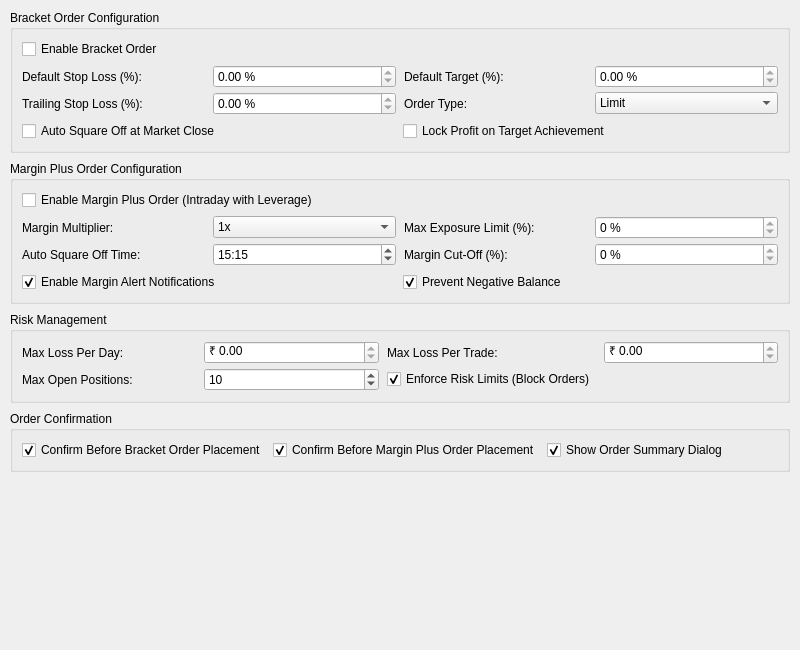
<?xml version="1.0" encoding="UTF-8"?>
<ui version="4.0">
 <class>PreferencesMarginPlusOrderTab</class>
 <widget class="QWidget" name="PreferencesMarginPlusOrderTab">
  <property name="geometry">
   <rect><x>0</x><y>0</y><width>800</width><height>650</height></rect>
  </property>
  <property name="windowTitle">
   <string>Bracket / Margin Plus Order</string>
  </property>
  <layout class="QVBoxLayout" name="verticalLayout_main">
   <property name="spacing"><number>8</number></property>
   <property name="leftMargin"><number>10</number></property>
   <property name="topMargin"><number>10</number></property>
   <property name="rightMargin"><number>10</number></property>
   <property name="bottomMargin"><number>10</number></property>
   
   <!-- Bracket Order Configuration -->
   <item>
    <widget class="QGroupBox" name="groupBox_bracketOrder">
     <property name="title"><string>Bracket Order Configuration</string></property>
     <layout class="QVBoxLayout" name="verticalLayout_bracketOrder">
      <property name="spacing"><number>6</number></property>
      
      <item>
       <widget class="QCheckBox" name="checkBox_enableBracketOrder">
        <property name="text"><string>Enable Bracket Order</string></property>
       </widget>
      </item>
      
      <item>
       <layout class="QGridLayout" name="gridLayout_bracketSettings">
        <property name="horizontalSpacing"><number>8</number></property>
        <property name="verticalSpacing"><number>4</number></property>
        
        <item row="0" column="0">
         <widget class="QLabel" name="label_defaultStopLoss">
          <property name="text"><string>Default Stop Loss (%):</string></property>
         </widget>
        </item>
        <item row="0" column="1">
         <widget class="QDoubleSpinBox" name="doubleSpinBox_defaultStopLoss">
          <property name="maximumWidth"><number>100</number></property>
          <property name="suffix"><string> %</string></property>
          <property name="decimals"><number>2</number></property>
          <property name="maximum"><number>100.000000000000000</number></property>
          <property name="singleStep"><number>0.500000000000000</number></property>
          <property name="value"><number>2.000000000000000</number></property>
         </widget>
        </item>
        
        <item row="0" column="2">
         <widget class="QLabel" name="label_defaultTarget">
          <property name="text"><string>Default Target (%):</string></property>
         </widget>
        </item>
        <item row="0" column="3">
         <widget class="QDoubleSpinBox" name="doubleSpinBox_defaultTarget">
          <property name="maximumWidth"><number>100</number></property>
          <property name="suffix"><string> %</string></property>
          <property name="decimals"><number>2</number></property>
          <property name="maximum"><number>100.000000000000000</number></property>
          <property name="singleStep"><number>0.500000000000000</number></property>
          <property name="value"><number>3.000000000000000</number></property>
         </widget>
        </item>
        
        <item row="1" column="0">
         <widget class="QLabel" name="label_trailingStopLoss">
          <property name="text"><string>Trailing Stop Loss (%):</string></property>
         </widget>
        </item>
        <item row="1" column="1">
         <widget class="QDoubleSpinBox" name="doubleSpinBox_trailingStopLoss">
          <property name="maximumWidth"><number>100</number></property>
          <property name="suffix"><string> %</string></property>
          <property name="decimals"><number>2</number></property>
          <property name="maximum"><number>100.000000000000000</number></property>
          <property name="singleStep"><number>0.100000000000000</number></property>
          <property name="value"><number>0.500000000000000</number></property>
         </widget>
        </item>
        
        <item row="1" column="2">
         <widget class="QLabel" name="label_bracketOrderType">
          <property name="text"><string>Order Type:</string></property>
         </widget>
        </item>
        <item row="1" column="3">
         <widget class="QComboBox" name="comboBox_bracketOrderType">
          <property name="maximumWidth"><number>120</number></property>
          <item><property name="text"><string>Limit</string></property></item>
          <item><property name="text"><string>Market</string></property></item>
          <item><property name="text"><string>Stop Loss</string></property></item>
         </widget>
        </item>
       </layout>
      </item>
      
      <item>
       <layout class="QHBoxLayout" name="horizontalLayout_bracketOptions">
        <item>
         <widget class="QCheckBox" name="checkBox_autoSquareOff">
          <property name="text"><string>Auto Square Off at Market Close</string></property>
         </widget>
        </item>
        <item>
         <widget class="QCheckBox" name="checkBox_lockProfitOnTarget">
          <property name="text"><string>Lock Profit on Target Achievement</string></property>
         </widget>
        </item>
       </layout>
      </item>
     </layout>
    </widget>
   </item>
   
   <!-- Margin Plus Order Configuration -->
   <item>
    <widget class="QGroupBox" name="groupBox_marginPlusOrder">
     <property name="title"><string>Margin Plus Order Configuration</string></property>
     <layout class="QVBoxLayout" name="verticalLayout_marginPlus">
      <property name="spacing"><number>6</number></property>
      
      <item>
       <widget class="QCheckBox" name="checkBox_enableMarginPlus">
        <property name="text"><string>Enable Margin Plus Order (Intraday with Leverage)</string></property>
       </widget>
      </item>
      
      <item>
       <layout class="QGridLayout" name="gridLayout_marginSettings">
        <property name="horizontalSpacing"><number>8</number></property>
        <property name="verticalSpacing"><number>4</number></property>
        
        <item row="0" column="0">
         <widget class="QLabel" name="label_marginMultiplier">
          <property name="text"><string>Margin Multiplier:</string></property>
         </widget>
        </item>
        <item row="0" column="1">
         <widget class="QComboBox" name="comboBox_marginMultiplier">
          <property name="maximumWidth"><number>100</number></property>
          <item><property name="text"><string>1x</string></property></item>
          <item><property name="text"><string>2x</string></property></item>
          <item><property name="text"><string>3x</string></property></item>
          <item><property name="text"><string>4x</string></property></item>
          <item><property name="text"><string>5x</string></property></item>
         </widget>
        </item>
        
        <item row="0" column="2">
         <widget class="QLabel" name="label_maxExposure">
          <property name="text"><string>Max Exposure Limit (%):</string></property>
         </widget>
        </item>
        <item row="0" column="3">
         <widget class="QDoubleSpinBox" name="doubleSpinBox_maxExposure">
          <property name="maximumWidth"><number>100</number></property>
          <property name="suffix"><string> %</string></property>
          <property name="decimals"><number>0</number></property>
          <property name="minimum"><number>10.000000000000000</number></property>
          <property name="maximum"><number>100.000000000000000</number></property>
          <property name="singleStep"><number>5.000000000000000</number></property>
          <property name="value"><number>80.000000000000000</number></property>
         </widget>
        </item>
        
        <item row="1" column="0">
         <widget class="QLabel" name="label_autoSquareOffTime">
          <property name="text"><string>Auto Square Off Time:</string></property>
         </widget>
        </item>
        <item row="1" column="1">
         <widget class="QTimeEdit" name="timeEdit_autoSquareOff">
          <property name="maximumWidth"><number>100</number></property>
          <property name="displayFormat"><string>HH:mm</string></property>
          <property name="time"><time><hour>15</hour><minute>15</minute><second>0</second></time></property>
         </widget>
        </item>
        
        <item row="1" column="2">
         <widget class="QLabel" name="label_marginCutOff">
          <property name="text"><string>Margin Cut-Off (%):</string></property>
         </widget>
        </item>
        <item row="1" column="3">
         <widget class="QDoubleSpinBox" name="doubleSpinBox_marginCutOff">
          <property name="maximumWidth"><number>100</number></property>
          <property name="suffix"><string> %</string></property>
          <property name="decimals"><number>0</number></property>
          <property name="minimum"><number>50.000000000000000</number></property>
          <property name="maximum"><number>100.000000000000000</number></property>
          <property name="singleStep"><number>5.000000000000000</number></property>
          <property name="value"><number>70.000000000000000</number></property>
         </widget>
        </item>
       </layout>
      </item>
      
      <item>
       <layout class="QHBoxLayout" name="horizontalLayout_marginOptions">
        <item>
         <widget class="QCheckBox" name="checkBox_enableMarginAlert">
          <property name="text"><string>Enable Margin Alert Notifications</string></property>
          <property name="checked"><bool>true</bool></property>
         </widget>
        </item>
        <item>
         <widget class="QCheckBox" name="checkBox_preventNegativeBalance">
          <property name="text"><string>Prevent Negative Balance</string></property>
          <property name="checked"><bool>true</bool></property>
         </widget>
        </item>
       </layout>
      </item>
     </layout>
    </widget>
   </item>
   
   <!-- Risk Management -->
   <item>
    <widget class="QGroupBox" name="groupBox_riskManagement">
     <property name="title"><string>Risk Management</string></property>
     <layout class="QGridLayout" name="gridLayout_riskManagement">
      <property name="horizontalSpacing"><number>8</number></property>
      <property name="verticalSpacing"><number>4</number></property>
      
      <item row="0" column="0">
       <widget class="QLabel" name="label_maxLossPerDay">
        <property name="text"><string>Max Loss Per Day:</string></property>
       </widget>
      </item>
      <item row="0" column="1">
       <widget class="QDoubleSpinBox" name="doubleSpinBox_maxLossPerDay">
        <property name="maximumWidth"><number>120</number></property>
        <property name="prefix"><string>₹ </string></property>
        <property name="decimals"><number>2</number></property>
        <property name="maximum"><number>999999.990000000000000</number></property>
        <property name="singleStep"><number>1000.000000000000000</number></property>
       </widget>
      </item>
      
      <item row="0" column="2">
       <widget class="QLabel" name="label_maxLossPerTrade">
        <property name="text"><string>Max Loss Per Trade:</string></property>
       </widget>
      </item>
      <item row="0" column="3">
       <widget class="QDoubleSpinBox" name="doubleSpinBox_maxLossPerTrade">
        <property name="maximumWidth"><number>120</number></property>
        <property name="prefix"><string>₹ </string></property>
        <property name="decimals"><number>2</number></property>
        <property name="maximum"><number>99999.990000000000000</number></property>
        <property name="singleStep"><number>500.000000000000000</number></property>
       </widget>
      </item>
      
      <item row="1" column="0">
       <widget class="QLabel" name="label_maxPositions">
        <property name="text"><string>Max Open Positions:</string></property>
       </widget>
      </item>
      <item row="1" column="1">
       <widget class="QSpinBox" name="spinBox_maxPositions">
        <property name="maximumWidth"><number>80</number></property>
        <property name="minimum"><number>1</number></property>
        <property name="maximum"><number>100</number></property>
        <property name="value"><number>10</number></property>
       </widget>
      </item>
      
      <item row="1" column="2">
       <widget class="QCheckBox" name="checkBox_enforceRiskLimits">
        <property name="text"><string>Enforce Risk Limits (Block Orders)</string></property>
        <property name="checked"><bool>true</bool></property>
       </widget>
      </item>
     </layout>
    </widget>
   </item>
   
   <!-- Order Confirmation -->
   <item>
    <widget class="QGroupBox" name="groupBox_orderConfirmation">
     <property name="title"><string>Order Confirmation</string></property>
     <layout class="QHBoxLayout" name="horizontalLayout_confirmation">
      <item>
       <widget class="QCheckBox" name="checkBox_confirmBracketOrders">
        <property name="text"><string>Confirm Before Bracket Order Placement</string></property>
        <property name="checked"><bool>true</bool></property>
       </widget>
      </item>
      <item>
       <widget class="QCheckBox" name="checkBox_confirmMarginOrders">
        <property name="text"><string>Confirm Before Margin Plus Order Placement</string></property>
        <property name="checked"><bool>true</bool></property>
       </widget>
      </item>
      <item>
       <widget class="QCheckBox" name="checkBox_showOrderSummary">
        <property name="text"><string>Show Order Summary Dialog</string></property>
        <property name="checked"><bool>true</bool></property>
       </widget>
      </item>
     </layout>
    </widget>
   </item>
   
   <item>
    <spacer name="verticalSpacer_main">
     <property name="orientation"><enum>Qt::Vertical</enum></property>
     <property name="sizeHint"><size><width>20</width><height>40</height></size></property>
    </spacer>
   </item>
  </layout>
 </widget>
 <resources/>
 <connections/>
</ui>
